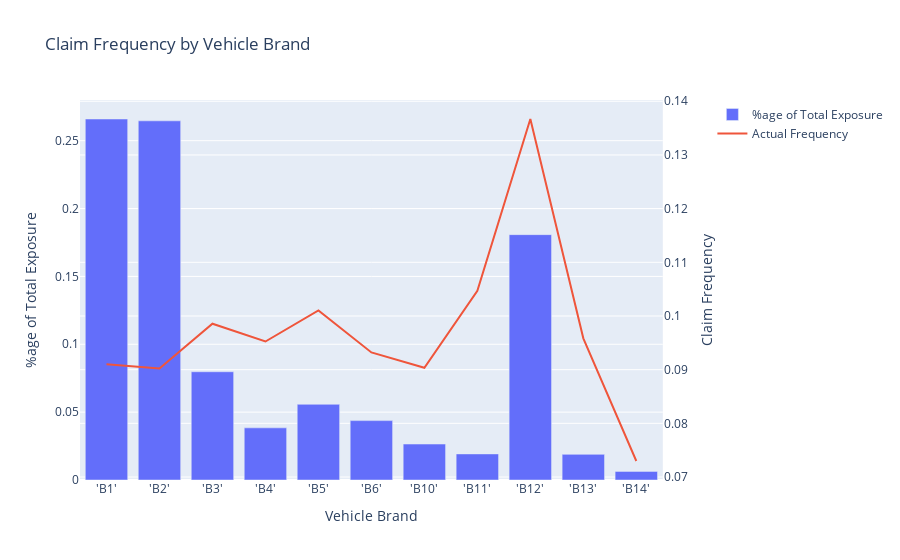

The code cell stored with this chart in its notebook:
### Code cell
# Convert to Pandas
vehbrand_exposure_pd_df = vehbrand_exposure_df.to_pandas()

# Define the custom order of 'VEHBRAND'
custom_order = ["'B1'", "'B2'", "'B3'", "'B4'", "'B5'", "'B6'","'B10'", "'B11'", "'B12'", "'B13'", "'B14'"]

# Sort the DataFrame based on custom order
vehbrand_exposure_pd_df['VEHBRAND'] = pd.Categorical(vehbrand_exposure_pd_df['VEHBRAND'], categories=custom_order, ordered=True)
vehbrand_exposure_pd_df = vehbrand_exposure_pd_df.sort_values('VEHBRAND')

# Create subplots with one y-axis and one y-axis shared with the second trace
fig = make_subplots(specs=[[{"secondary_y": True}]])

# Add bar chart
fig.add_trace(go.Bar(x=vehbrand_exposure_pd_df['VEHBRAND'], y=vehbrand_exposure_pd_df['PERCENTAGE_OF_TOTAL_EXPOSURE'], name='%age of Total Exposure'))

# Add line chart
fig.add_trace(go.Scatter(x=vehbrand_exposure_pd_df['VEHBRAND'], y=vehbrand_exposure_pd_df['CLAIMS_PER_UNIT_EXPOSURE'], mode='lines', name='Actual Frequency'), secondary_y=True)

# Update the layout
fig.update_layout(
    title='Claim Frequency by Vehicle Brand',
    xaxis=dict(title='Vehicle Brand', categoryorder='array', categoryarray=custom_order),
    yaxis=dict(title='%age of Total Exposure'),
    yaxis2=dict(title='Claim Frequency', overlaying='y', side='right')
)

# Show the plot
fig.show()

### Figure 1 — Plotly figure (JSON) as saved in the notebook; plotly's stock layout.template omitted (floating-point values rounded to 4 significant figures)
{"data": [{"name": "%age of Total Exposure", "type": "bar", "x": ["'B1'", "'B2'", "'B3'", "'B4'", "'B5'", "'B6'", "'B10'", "'B11'", "'B12'", "'B13'", "'B14'"], "y": [0.266, 0.2646, 0.07976, 0.03843, 0.05577, 0.04375, 0.02649, 0.01921, 0.1808, 0.01889, 0.006344]}, {"mode": "lines", "name": "Actual Frequency", "type": "scatter", "x": ["'B1'", "'B2'", "'B3'", "'B4'", "'B5'", "'B6'", "'B10'", "'B11'", "'B12'", "'B13'", "'B14'"], "xaxis": "x", "y": [0.091, 0.09023, 0.09856, 0.09524, 0.101, 0.09321, 0.09035, 0.1047, 0.1367, 0.09584, 0.07298], "yaxis": "y2"}], "layout": {"title": {"text": "Claim Frequency by Vehicle Brand"}, "xaxis": {"anchor": "y", "categoryarray": ["'B1'", "'B2'", "'B3'", "'B4'", "'B5'", "'B6'", "'B10'", "'B11'", "'B12'", "'B13'", "'B14'"], "categoryorder": "array", "domain": [0, 0.94], "title": {"text": "Vehicle Brand"}}, "yaxis": {"anchor": "x", "domain": [0, 1], "title": {"text": "%age of Total Exposure"}}, "yaxis2": {"anchor": "x", "overlaying": "y", "side": "right", "title": {"text": "Claim Frequency"}}}}
